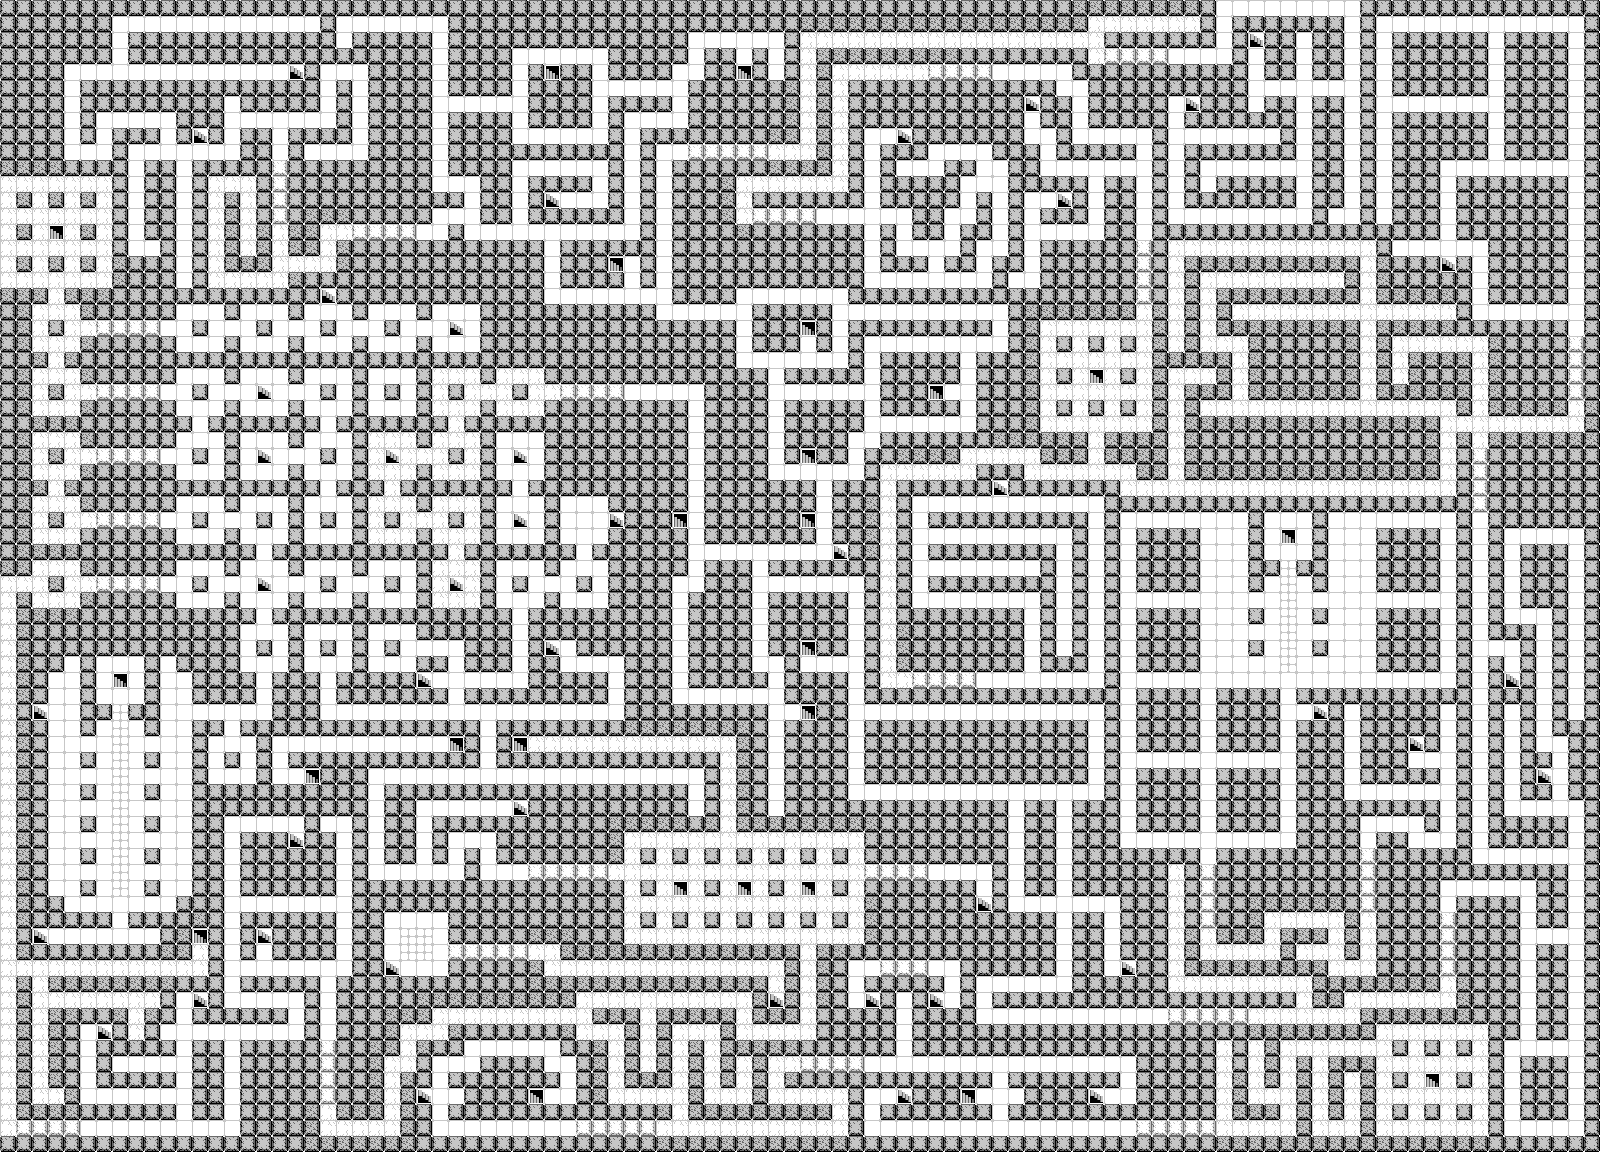

Tiled map render using the project's own tile images. Description and the map definition, with tile-layer contents summarised, below:
An orthogonal 100x72 tile map with 16x16 px tiles, 1 tile layer (Tile Layer 1).

<map version="1.8" tiledversion="1.8.4" orientation="orthogonal" renderorder="right-down" width="100" height="72" tilewidth="16" tileheight="16" infinite="0" nextlayerid="2" nextobjectid="1">
 <editorsettings>
  <export format="json" />
 </editorsettings>
 <tileset firstgid="1" source="underworld-with-inner.tsx" />
 <layer id="1" name="Tile Layer 1" width="100" height="72">
  <data>[7200 cells, 7200 non-empty, 8 distinct tile ids]</data>
 </layer>
</map>
